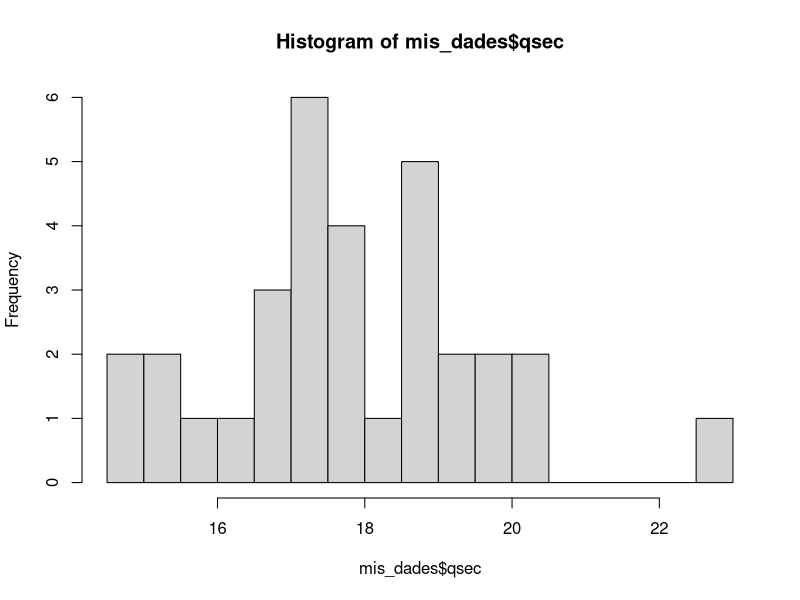
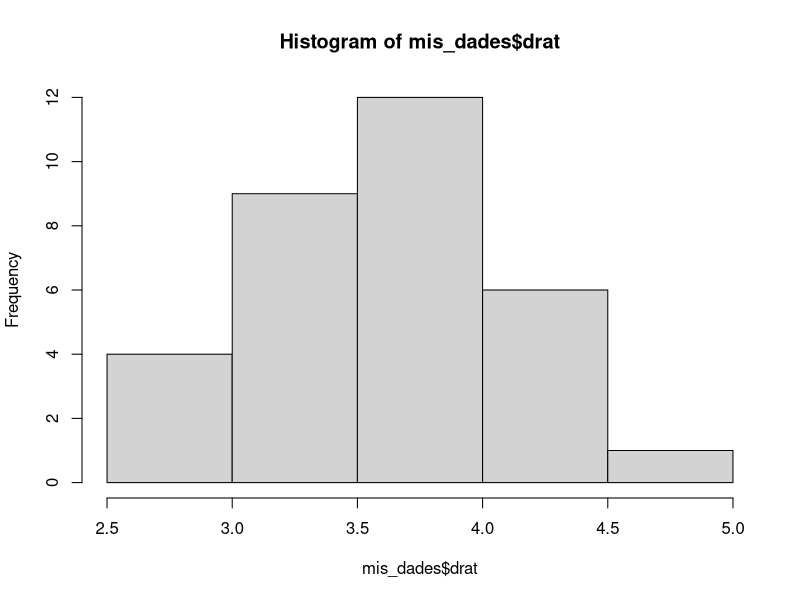

These charts were generated, in order, by the following R code:
#Codigo para problema 1

mis_dades <- mtcars

mean(mis_dades$qsec)

hist(mis_dades$qsec, breaks = 15)

table(cut(mis_dades$qsec,9))/32

freq <- table(cut(mis_dades$qsec,9))
freq
tabla <- data.frame(ni=freq, 
                    fi=freq/32, 
                    Ni=cumsum(freq),
                    Fi=cumsum(freq/32))
mis_dades$drat
hist(mis_dades$drat)
median(mis_dades$drat)

sort(mis_dades$drat)

quantile(mis_dades$drat)


mis_dades$mpg

quantile(mis_dades$mpg, 0.18)

sort(mis_dades$mpg)

sort(mis_dades$cyl)

IQR(mis_dades$cyl)

quantile(mis_dades$cyl)


sd(mis_dades$cyl)
var(mis_dades$cyl)

